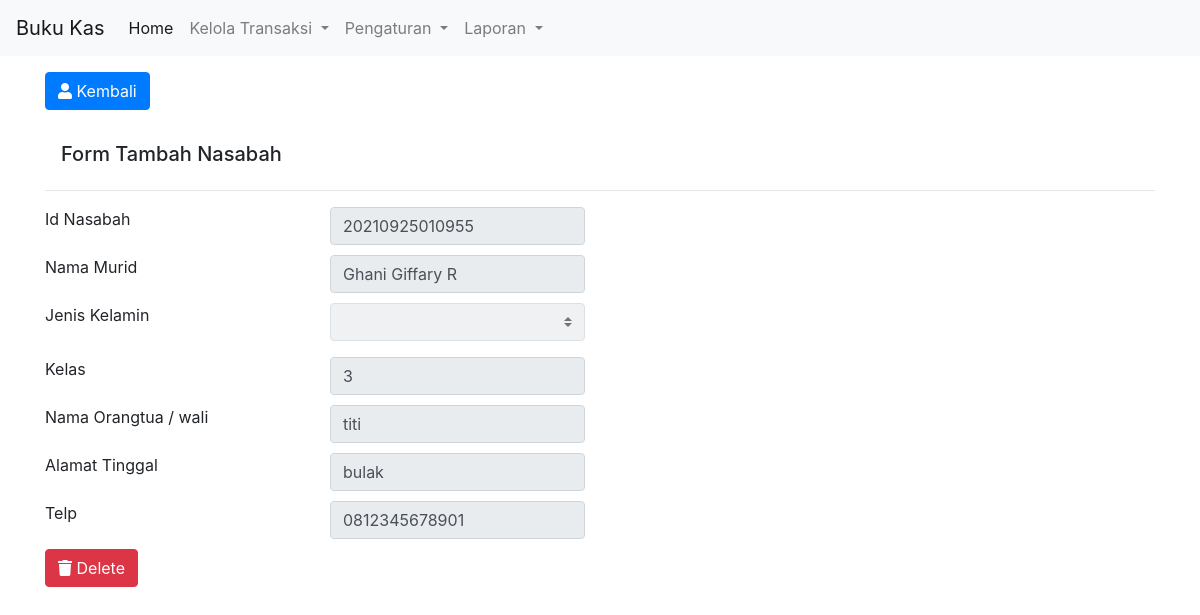
Screenshot of /detail-nasabah.php?id=1 with the database file from the repository.
### tables this page shows
CREATE TABLE `data_nasabah` (
  `id` int(11) NOT NULL AUTO_INCREMENT,
  `id_nsbh` varchar(50) DEFAULT NULL,
  `nama_murid` varchar(25) DEFAULT NULL,
  `jenis_kelamin` enum('1','2') DEFAULT NULL,
  `kelas` int(2) DEFAULT NULL,
  `nama_wali` varchar(25) DEFAULT NULL,
  `alamat` varchar(150) DEFAULT NULL,
  `telp` varchar(16) DEFAULT NULL,
  PRIMARY KEY (`id`)
);

### detail-nasabah.php (the view, shortened to what this page needs)
<!DOCTYPE html>
<html lang="en">
<head>
    <link rel="stylesheet" href="https://use.fontawesome.com/releases/v5.6.3/css/all.css" />
    <link rel="stylesheet" href="https://stackpath.bootstrapcdn.com/bootstrap/4.3.1/css/bootstrap.min.css" />
    <link rel="stylesheet" href="https://cdn.jsdelivr.net/npm/bootstrap@4.5.3/dist/css/bootstrap.min.css" />
    <link rel="stylesheet" href="https://cdn.datatables.net/1.10.22/css/jquery.dataTables.min.css" />
    <link rel="stylesheet" type="text/css"
        href="https://cdn.datatables.net/v/dt/jqc-1.12.4/dt-1.10.22/b-1.6.5/b-html5-1.6.5/cr-1.5.2/fh-3.1.7/r-2.2.6/rg-1.1.2/sb-1.0.0/datatables.min.css" />
    <link rel="stylesheet"
        href="https://cdnjs.cloudflare.com/ajax/libs/bootstrap-datepicker/1.9.0/css/bootstrap-datepicker.min.css"
 />
</head>
<body>
    <?php
    include 'navbar.php';
    ?>
    <div class="container">
        <a href="nasabah.php" class="btn btn-primary my-3"><span class="fas fa-user"></span> Kembali</a>
        <div class="row">
            <div class="col-lg">
                <h5 class="row mt-3 ml-3">Form Tambah Nasabah</h5>
                <div class="row">
                    <div class="col-md">
                        <hr>
                        <?php
                        include 'config.php';
                        $id = $_GET['id'];
                        $sql = "select `id_nsbh`,`nama_murid`,CASE TRIM(`jenis_kelamin`) WHEN 'L' THEN 'Laki-Laki' WHEN 'P' THEN 'Perempuan' END AS jenis_kelamin,`kelas`,`nama_wali`,`alamat`,`telp` from data_nasabah where id = '$id' ";
                        $result = $conn->query($sql);
                        $row = $result->fetch_assoc();
                        $idnasabah  = $row['id_nsbh'];
                        $nama       = $row['nama_murid'];
                        $gender     = $row['jenis_kelamin'];
                        $kelas      = $row['kelas'];
                        $wali       = $row['nama_wali'];
                        $alamat     = $row['alamat'];
                        $telp       = $row['telp'];
                        ?>
                        <div class="row">
                            <div class="col-sm-3 form-group">
                                <label for="idnsbh">Id Nasabah</label>
                            </div>
                            <div class="col-sm-3">
                                <input readonly type="text" class="form-control" name="idnsbh" id="idnsbh"
                                    value="<?= $idnasabah; ?>">
                            </div>
                        </div>
                        <div class="row">
                            <div class="col-sm-3 form-group">
                                <label for="nama">Nama Murid</label>
                            </div>
                            <div class="col-sm-3">
                                <input readonly type="text" class="form-control" name="nama" id="nama"
                                    value="<?= $nama; ?>">
                            </div>
                        </div>
                        <div class="row">
                            <div class="col-md-3 mb-3">
                                <label for="validationCustom04">Jenis Kelamin</label>
                            </div>
                            <div class="col-md-3 mb-3">
                                <select class="custom-select" id="validationCustom04" disabled>
                                    <option selected disabled value=""><?= $gender; ?></option>
                                </select>
                            </div>
                        </div>
                        <div class="row">
                            <div class="col-sm-3 form-group">
                                <label for="kelas">Kelas</label>
                            </div>
                            <div class="col-sm-3">
                                <input readonly type="text" class="form-control" name="kelas" id="kelas"
                                    value="<?= $kelas; ?>">
                            </div>
                        </div>
                        <div class="row">
                            <div class="col-sm-3 form-group">
                                <label for="wali">Nama Orangtua / wali</label>
                            </div>
                            <div class="col-sm-3">
                                <input readonly type="text" class="form-control" name="wali" id="wali"
                                    value="<?= $wali; ?>">
                            </div>
                        </div>
                        <div class="row">
                            <div class="col-sm-3 form-group">
                                <label for="alamat">Alamat Tinggal</label>
                            </div>
                            <div class="col-sm-3">
                                <input readonly type="text" class="form-control" name="alamat" id="alamat"
                                    value="<?= $alamat; ?>">
                            </div>
                        </div>
                        <div class="row">
                            <div class="col-sm-3 form-group"><label for="telp"> Telp</label></div>
                            <div class="col-sm-3">
                                <input readonly type="text" class="form-control" name="telp" id="telp"
                                    value="<?= $telp; ?>">
                            </div>
                        </div>
                        <div class="row">
                            <div class="col-sm-3">
                                <a href="delete-nasabah.php?id=<?= $id; ?>" class="btn btn-danger"><span
                                        class="fas fa-trash"></span> Delete</a>
                            </div>
                        </div>
                    </div>
                </div>
            </div>
        </div>
</body>
</html>

### rows the page displays
data_nasabah: idnsbh "20210925010955", nama "Ghani Giffary R", kelas "3", wali "titi", alamat "bulak", telp "0812345678901"
